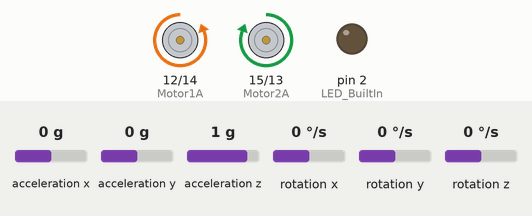
Recording of a sketch running on a simulated Arduino Uno, built with avr-gcc and run on an emulated ATmega328P. Parts: motor-driver pin pairs drawn as motors (green arrow = first pin HIGH = forward, orange = second pin HIGH = backward, longer = more drive), output pins drawn as LEDs (lit = HIGH). Inputs (shaded band) come from the test bench; at power-on: rotation x 0 °/s, acceleration z 1 g, acceleration x 0 g, acceleration y 0 g, rotation y 0 °/s, rotation z 0 °/s. What the sketch prints to the serial monitor is not drawn.

Above: at 0.97 s.
1.3 s: rotation x set to -192 °/s
At 2.4 s:
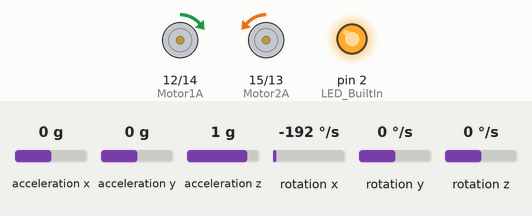
4.3 s: acceleration z set to -0.4 g
6.4 s: acceleration z set to -0.7 g
At 8.57 s:
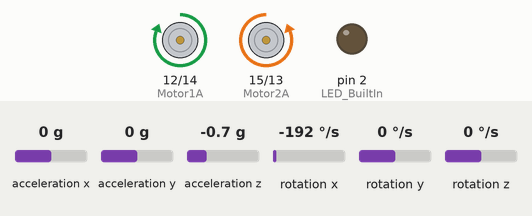
9.4 s: acceleration x set to 1.2 g
12.4 s: acceleration x set to 1.5 g
At 14.7 s:
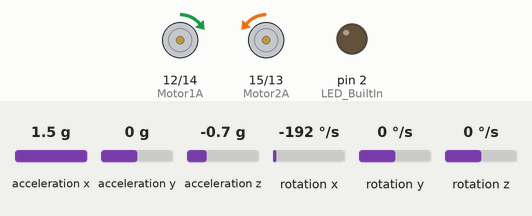
15.4 s: rotation x set to 192 °/s
At 19.2 s:
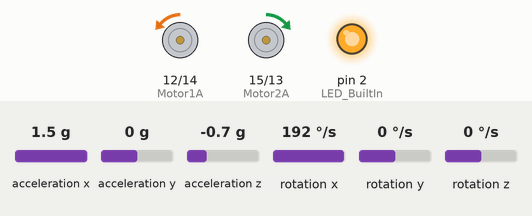
Timing chart, 0 to 19.4 s (numbered marks = the images above; inputs shaded):
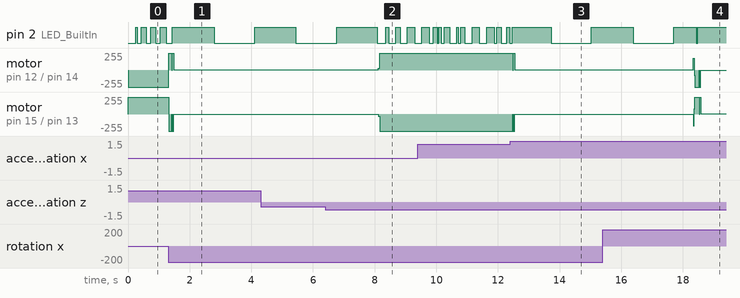

The sketch:

ESP8266BalanceBot.ino
```cpp
#include "I2Cdev.h"
#include "MPU6050.h"
#include <PID_v1.h>

#define LED_BuiltIn  2

/*
 * Motor1x == Right Motor
 * 1A = HIGH, 1B = LOW   ==> Forward
 * 1A = LOW,  1B = HIGH  ==> Backward
 *
 * Motor2x == Left Motor
 * 2A = LOW,  2B = HIGH  ==> Forward
 * 2A = HIGH, 2B = LOW   ==> Backward
 *
 * NodeMCU Pin D5, D6, D7, D8 == Arduino Pin 14, 12, 13, 15
 */
#define Motor1A      12
#define Motor1B      14

#define Motor2A      15
#define Motor2B      13

#define X            0
#define Y            1
#define Z            2

#define ACCELEROMETER_SENSITIVITY   8192.0
#define GYROSCOPE_SENSITIVITY       65.536
#define M_PI                        3.14159265359

/*
 * SCL = D1 (Arduino Pin 5)
 * SDA = D2 (Arduino Pin 4)
 */
MPU6050 MPU6000;

unsigned long PreviousMillis = 0;
unsigned long CurrentMillis  = 0;
unsigned long Duration       = 0;

int16_t Acc[3];
int16_t Gyo[3];

int blinkcount = 0;
bool blinkState = false;
bool testIOState = false;
bool isMPUConnectSuccess = false;
bool BalanceTick = false;

double Angle;
double pitch, roll;

double Output;

double Kp=900;
double Kd=60;
double Ki=10;
double Setpoint = -1.3;

PID BalancePID(&pitch, &Output, &Setpoint, Kp, Ki, Kd, DIRECT);

void setup()
{
    Serial.begin(115200);

    pinMode(Motor1A, OUTPUT);
    pinMode(Motor1B, OUTPUT);
    pinMode(Motor2A, OUTPUT);
    pinMode(Motor2B, OUTPUT);
    Drive(0, 0, 0, 0);

    Wire.begin();
    MPU6000.initialize();

    Serial.println("Testing MPU6000 connections...");

    isMPUConnectSuccess =  MPU6000.testConnection();
    if(isMPUConnectSuccess)
    {
      Serial.println("MPU6050 connection successful");
    }
    else
    {
      Serial.println("MPU6050 connection failed");
    }
    pinMode(LED_BuiltIn, OUTPUT);

    BalancePID.SetMode(AUTOMATIC);
    BalancePID.SetOutputLimits(-1023, 1023);
    BalancePID.SetSampleTime(10);
}

void Drive(int LeftMotorPower, int RightMotorPower, int LEFT_MIN_SPEED, int RIGHT_MIN_SPEED)
{
  int LeftMotorOffset = 10;

  // Set Motor Power Offset
  // For me, Left Motor seem to be less power than Right Motor
  if(LeftMotorPower > 0)
      LeftMotorPower += 10;
  else if (LeftMotorPower < 0)
      LeftMotorPower -= 10;

  // Set Minimum Speed
  if (LeftMotorPower > 0)
  {
    if(LeftMotorPower < LEFT_MIN_SPEED)
    {
      //Serial.println("Use Min Value for Left Forward");
      LeftMotorPower = LEFT_MIN_SPEED;
    }
  }
  else if(LeftMotorPower < 0)
  {
    if(-LeftMotorPower < LEFT_MIN_SPEED)
    {
      //Serial.println("Use Min Value for Left Backward");
      LeftMotorPower = -LEFT_MIN_SPEED;
    }
  }

  if (RightMotorPower > 0)
  {
    if(RightMotorPower < RIGHT_MIN_SPEED)
    {
      //Serial.println("Use Min Value for Right Forward");
      RightMotorPower = RIGHT_MIN_SPEED;
    }
  }
  else if(RightMotorPower < 0)
  {
    if(-RightMotorPower < RIGHT_MIN_SPEED)
    {
      //Serial.println("Use Min Value for Right Backward");
      RightMotorPower = -RIGHT_MIN_SPEED;
    }
  }

  // Max PWM Range
  if(abs(LeftMotorPower) > 1023)
  {
      if(LeftMotorPower > 0)
        LeftMotorPower = 1023;
      else
        LeftMotorPower = -1023;
  }

  if(abs(RightMotorPower) > 1023)
  {
      if(RightMotorPower > 0)
        RightMotorPower = 1023;
      else
        RightMotorPower = -1023;
  }

  // Drive
  if(LeftMotorPower > 0)
  {
    //Left Motor => Forward
    analogWrite(Motor2A, 0);
    analogWrite(Motor2B, LeftMotorPower);
  }
  else if(LeftMotorPower < 0)
  {
    //Left Motor => Backward
    analogWrite(Motor2A, -LeftMotorPower);
    analogWrite(Motor2B, 0);
  }
  else
  {
    analogWrite(Motor2A, 0);
    analogWrite(Motor2B, 0);
  }

  if(RightMotorPower > 0)
  {
    // Right Motor Forward
    analogWrite(Motor1A, RightMotorPower);
    analogWrite(Motor1B, 0);
  }
  else if(RightMotorPower < 0)
  {
    // Right Motor Backward
    analogWrite(Motor1A, 0);
    analogWrite(Motor1B, -RightMotorPower);
  }
  else
  {
    analogWrite(Motor1A, 0);
    analogWrite(Motor1B, 0);
  }
}

void updateMPU(int16_t *Ax, int16_t *Ay, int16_t *Az, int16_t *Gx, int16_t *Gy, int16_t *Gz, unsigned long *PreviousMillis, unsigned long *CurrentMillis, unsigned long *Duration)
{
  //MPU6000.getMotion6(&Acc[X], &Acc[Y], &Acc[Z], &Gyo[X], &Gyo[Y], &Gyo[Z]);
  MPU6000.getAcceleration(Ax, Ay, Az);

  *CurrentMillis = millis();
  MPU6000.getRotation(Gx, Gy, Gz);
  *Duration = *CurrentMillis - *PreviousMillis;
  *PreviousMillis = *CurrentMillis;
}

/*
 * Original: http://www.pieter-jan.com/node/11
 * Author :  Pieter-Jan
 * Date   : Fri, 26/04/2013
 */
void ComplementaryFilter(short accData[3], short gyrData[3], double *pitch, double *roll, double dt)
{
    float pitchAcc, rollAcc;

    // Integrate the gyroscope data -> int(angularSpeed) = angle
    *pitch += ((double)gyrData[0] / GYROSCOPE_SENSITIVITY) * dt;   // Angle around the X-axis
    *roll -= ((double)gyrData[1] / GYROSCOPE_SENSITIVITY) * dt;    // Angle around the Y-axis

    // Compensate for drift with accelerometer data if !bullshit
    // Sensitivity = -2 to 2 G at 16Bit -> 2G = 32768 && 0.5G = 8192
    int forceMagnitudeApprox = abs(accData[0]) + abs(accData[1]) + abs(accData[2]);
    if (forceMagnitudeApprox > 8192 && forceMagnitudeApprox < 32768)
    {
        // Turning around the X axis results in a vector on the Y-axis
        pitchAcc = atan2f((double)accData[1], (double)accData[2]) * 180 / M_PI;
        *pitch = *pitch * 0.98 + pitchAcc * 0.02;

        // Turning around the Y axis results in a vector on the X-axis
        rollAcc = atan2f((double)accData[0], (double)accData[2]) * 180 / M_PI;
        *roll = *roll * 0.98 + rollAcc * 0.02;
    }
}

void BalanceNow()
{
    updateMPU(&Acc[X], &Acc[Y], &Acc[Z], &Gyo[X], &Gyo[Y], &Gyo[Z], &PreviousMillis, &CurrentMillis, &Duration);
    ComplementaryFilter(Acc, Gyo, &pitch, &roll, Duration/1000.0);
    Drive(int(Output), int(Output), 0, 0);
}

void loop()
{
  delay(0);
  if(isMPUConnectSuccess)
  {
    if(BalancePID.Compute())
    {
    BalanceNow();
    }

    // If Pitch too much, dont's Drive
    if(abs(pitch) > 40)
    {
    Drive(0, 0, 0, 0);
    }
    else
    {
    //Drive(int(Output), int(Output), 0, 0);
    // Print to Serial Plotter
    //Serial.print(pitch);
    //Serial.print(" ");
    //Serial.println(Setpoint);
    }
  }
  else
  {
    Drive(0, 0, 0, 0);
  }

  blinkcount++;
  if(blinkcount >= 1000)
  {
    blinkcount = 0;
    blinkState = !blinkState;
    digitalWrite(LED_BuiltIn, blinkState);
  }
  if(!isMPUConnectSuccess)
  {
     digitalWrite(LED_BuiltIn, HIGH);
  }
}
```

Measured:
- the behaviour switches between -0.5 and -0.6 g on acceleration z (found by bisection; images 1 and 2)
- the behaviour switches between 1.3 and 1.4 g on acceleration x (found by bisection; images 2 and 3)
- after the input at 1.3 s, motor on pin 12 (Motor1A) / pin 14 (Motor1B): backward 255/255 → forward 255/255 at once, → forward 1/255 0.10 s later; motor on pin 15 (Motor2A) / pin 13 (Motor2B): forward 255/255 → backward 255/255 at once, → backward 1/255 0.10 s later
- after the input at 6.4 s, motor on pin 12 (Motor1A) / pin 14 (Motor1B): forward 1/255 → forward 255/255 after 1.7 s; motor on pin 15 (Motor2A) / pin 13 (Motor2B): backward 1/255 → backward 255/255 after 1.7 s
- after the input at 12.4 s, motor on pin 12 (Motor1A) / pin 14 (Motor1B): forward 255/255 → forward 1/255 after 0.08 s; motor on pin 15 (Motor2A) / pin 13 (Motor2B): backward 255/255 → backward 1/255 after 0.08 s
- after the input at 15.4 s, motor on pin 12 (Motor1A) / pin 14 (Motor1B): forward 1/255 → backward 255/255 after 2.9 s, → backward 1/255 0.18 s later; motor on pin 15 (Motor2A) / pin 13 (Motor2B): backward 1/255 → forward 255/255 after 2.9 s, → forward 1/255 0.18 s later
